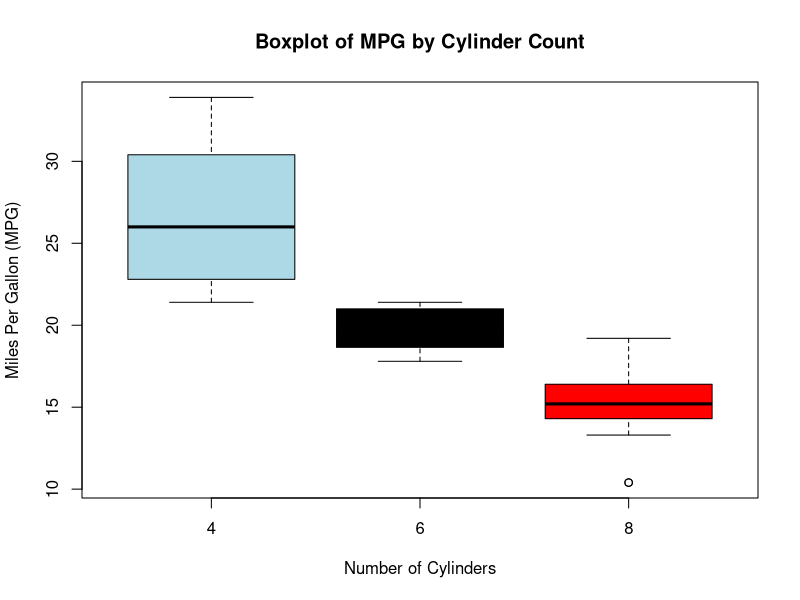

Reproduce this figure in R.
# data analysis script

# load dataset from the base R
data("mtcars")

# view the structure of the dataset
str(mtcars)

# summary statistics of the dataset
summary(mtcars)

#anova to see if there is a significant difference in mpg based on the number of cylinders
anova_result <- lm(mpg ~ as.factor(cyl), data = mtcars)
summary(anova_result)

#plot the boxplot for mpg and cyl
boxplot(mtcars$mpg ~ mtcars$cyl,
        main = "Boxplot of MPG by Cylinder Count",
        xlab = "Number of Cylinders",
        ylab = "Miles Per Gallon (MPG)",
        col = c("lightblue", "black", "red"))# the color could be changed
